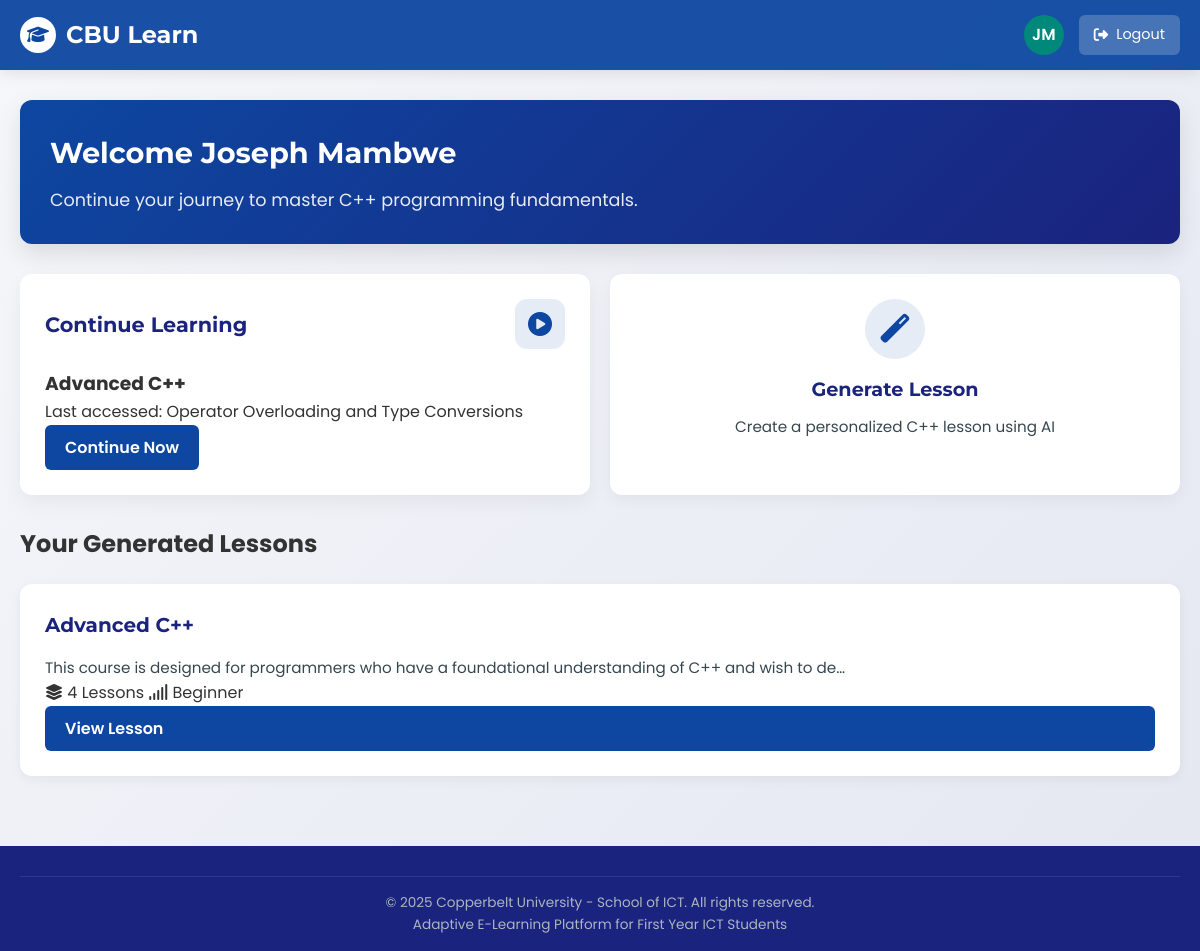
/dashboard/ (signed in), run on an earlier commit of the app's database.
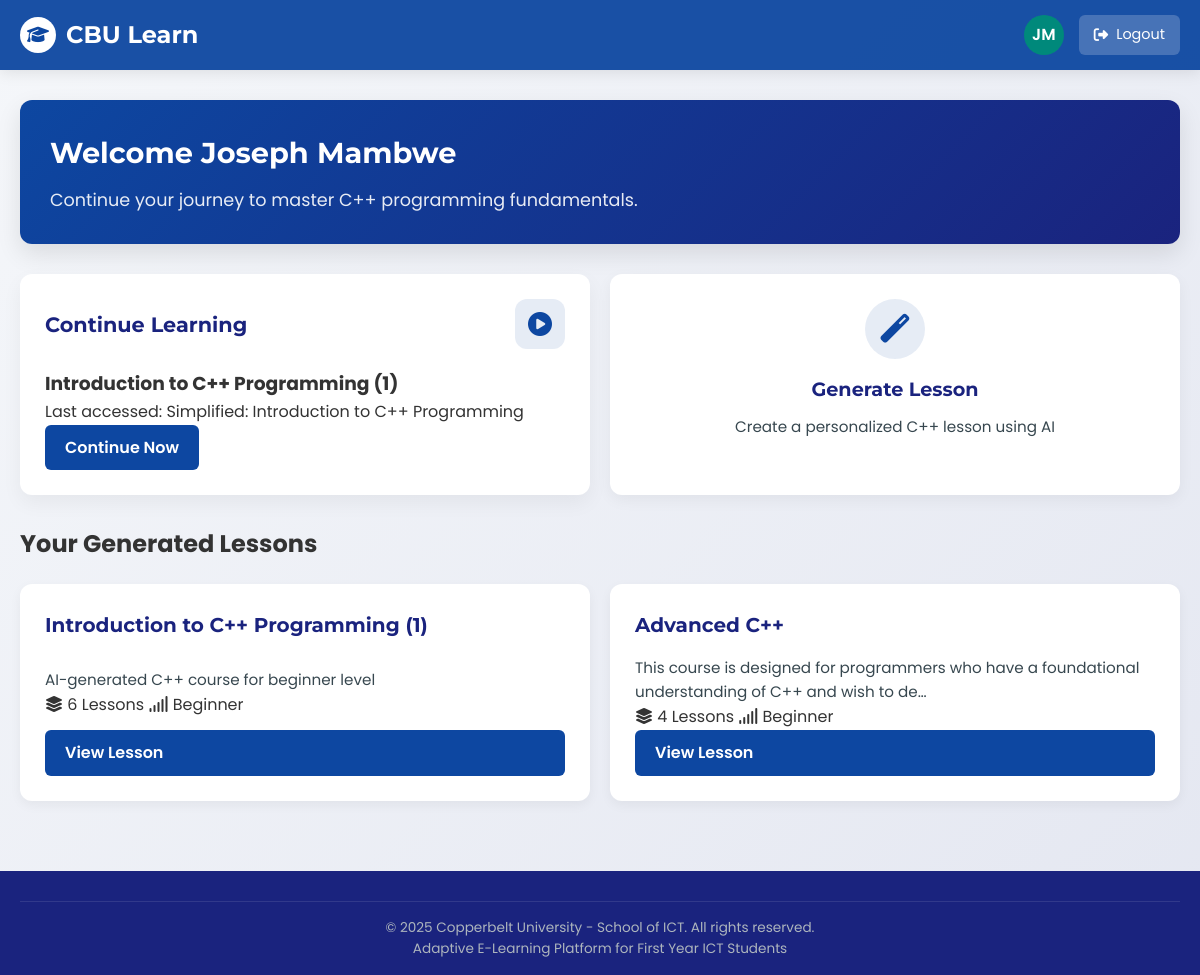
And on a later commit of the database.
### content/models.py (models this page shows, shortened)
class GeneratedCourseProgress(models.Model):
    student = models.ForeignKey(settings.AUTH_USER_MODEL, on_delete=models.CASCADE, related_name='generated_course_progresses')
    course = models.ForeignKey(GeneratedCourse, on_delete=models.CASCADE, related_name='progresses')
    last_accessed_topic = models.ForeignKey(GeneratedTopic, on_delete=models.SET_NULL, null=True, blank=True)
    last_accessed_at = models.DateTimeField(auto_now=True)
    class Meta:
        verbose_name_plural = "Generated Course Progresses"
        unique_together = ('student', 'course')

class GeneratedCourse(models.Model):
    LEVEL_CHOICES = [
        ('beginner', 'Beginner'),
        ('moderate', 'Intermediate'),
        ('advanced', 'Advanced'),
    ]
    user = models.ForeignKey(settings.AUTH_USER_MODEL, on_delete=models.CASCADE)
    title = models.CharField(max_length=200)
    description = models.TextField()
    category = models.CharField(max_length=100, default="C++ Programming")
    include_video = models.BooleanField(default=False)
    chapters_count = models.IntegerField(default=0)
    generated_content = models.JSONField(default=dict, blank=True)
    created_at = models.DateTimeField(auto_now_add=True)
    level = models.CharField(max_length=10, choices=LEVEL_CHOICES, default='beginner')
    class Meta:
        constraints = []

class GeneratedTopic(models.Model):
    DIFFICULTY_LEVELS = [
        ('basic', 'Basic'),
        ('intermediate', 'Intermediate'),
        ('advanced', 'Advanced'),
    ]
    chapter = models.ForeignKey(GeneratedChapter, on_delete=models.CASCADE, related_name='topics')
    title = models.CharField(max_length=200)
    content = models.TextField(default='')
    alternative_content = models.TextField(blank=True, null=True)
    difficulty = models.CharField(max_length=20, choices=DIFFICULTY_LEVELS, default='intermediate')
    description = models.TextField(blank=True)
    order = models.IntegerField(default=0)
    is_regenerated = models.BooleanField(default=False)
    is_generated = models.BooleanField(default=True)  # Added default value
    original_topic = models.ForeignKey('self', on_delete=models.SET_NULL, null=True, blank=True, related_name='regenerated_versions')
    is_reinforcement = models.BooleanField(default=False)
    reinforcement_for_chapter = models.ForeignKey(
        'GeneratedChapter',
        on_delete=models.SET_NULL,
        null=True,
        blank=True,
        related_name='reinforcement_topics'
    )
    class Meta:
        ordering = ['order']

class GeneratedChapter(models.Model):
    course = models.ForeignKey(GeneratedCourse, on_delete=models.CASCADE, related_name='chapters')
    title = models.CharField(max_length=200)
    duration = models.CharField(max_length=50, default="N/A")
    image_prompt = models.TextField(blank=True)
    order = models.IntegerField(default=0)
    class Meta:
        ordering = ['order']

### content/views.py (the view)
# urls.py: path('', views.dashboard_view, name='dashboard'),
@prevent_after_logout
@login_required
def dashboard_view(request):
    student = request.user
    last_accessed_progress = GeneratedCourseProgress.objects.filter(student=request.user).order_by('-last_accessed_at').first()
    generated_courses_list = GeneratedCourse.objects.filter(user=request.user).order_by('-created_at')
    paginator = Paginator(generated_courses_list, 5)
    page = request.GET.get('page')
    try:
        generated_courses = paginator.page(page)
    except PageNotAnInteger:
        generated_courses = paginator.page(1)
    except EmptyPage:
        generated_courses = paginator.page(paginator.num_pages)
    courses = Course.objects.all()
    progress_data = []
    for course in courses:
        completed_lessons = UserProgress.objects.filter(
            student=student,
            lesson__module__course=course,
            is_completed=True
        ).count()
        total_lessons = sum(module.lessons.count() for module in course.modules.all())
        progress_percentage = int((completed_lessons / total_lessons) * 100) if total_lessons > 0 else 0
        progress_data.append({
            'course': course,
            'progress_percentage': progress_percentage
        })
    context = {
        'student': student,
        'courses': progress_data,
        'generated_courses': generated_courses, # This is the paginated object
        'last_accessed_progress': last_accessed_progress
    }
    return render(request, 'dashboard.html', context)

### templates/dashboard.html (shortened to what the changed rows need)
<!DOCTYPE html>
<html lang="en">
<head>
    <link rel="stylesheet" href="https://cdnjs.cloudflare.com/ajax/libs/font-awesome/6.4.0/css/all.min.css">
</head>
<body>
    <main class="main-content">
        <div class="container">
            <div class="welcome-banner">
                <h1 class="welcome-title">Welcome {{ student.first_name }} {{ student.last_name }}</h1>
            </div>
            <div class="dashboard-grid">
                {% if last_accessed_progress %}
                <div class="continue-card dashboard-card">
                    <div class="card-header">
                        <h2 class="card-title">Continue Learning</h2>
                        <div class="card-icon"><i class="fas fa-play-circle"></i></div>
                    </div>
                    <div class="card-content">
                        <h3 class="course-title">{{ last_accessed_progress.course.title }}</h3>
                        <p class="topic-title">Last accessed: {{ last_accessed_progress.last_accessed_topic.title }}</p>
                    </div>
                    <a href="{% url 'learning_default' %}?generated_course_id={{ last_accessed_progress.course.id }}&topic_id={{ last_accessed_progress.last_accessed_topic.id }}" class="continue-button">
                        Continue Now
                    </a>
                </div>
                {% endif %}
            </div>
            <div class="dashboard-grid-section">
                <h2 class="section-title">Your Generated Lessons</h2>
                <div class="dashboard-grid">
                    {% for course in generated_courses %}
                    {% with first_chapter=course.chapters.first %}
                    {% if first_chapter and first_chapter.topics.first %}
                    <div class="course-card dashboard-card">
                        <div class="card-header">
                            <h3 class="card-title">{{ course.title }}</h3>
                        </div>
                        <div class="card-content">
                            <p class="course-description">{{ course.description|truncatechars:100 }}</p>
                            <div class="course-meta">
                                <span class="meta-item"><i class="fas fa-layer-group"></i> {{ first_chapter.topics.count }} Lessons</span>
                                <span class="meta-item"><i class="fas fa-signal"></i> {{ course.level|title }}</span>
                            </div>
                        </div>
                        <a href="{% url 'learning_default' %}?generated_course_id={{ course.id }}&topic_id={{ first_chapter.topics.first.id }}" class="continue-button">
                            View Lesson
                        </a>
                    </div>
                    {% endif %}
                    {% endwith %}
                    {% empty %}
                        <p class="no-courses">No generated lessons found. Try creating one!</p>
                    {% endfor %}
                </div>
            </div>
        </div>
    </main>
</body>
</html>

What changed in the data, as far as the page shows it:
no longer on this page (row unchanged): GeneratedCourseProgress: course "Advanced C++", last_accessed_topic "Operator Overloading and Type Conversions"
added GeneratedCourseProgress: course "Introduction to C++ Programming (1)", last_accessed_topic "Simplified: Introduction to C++ Programming"
added GeneratedCourse: title "Introduction to C++ Programming (1)", description "AI-generated C++ course for beginner level", chapters.first.topics.count "6", level "Beginner"
